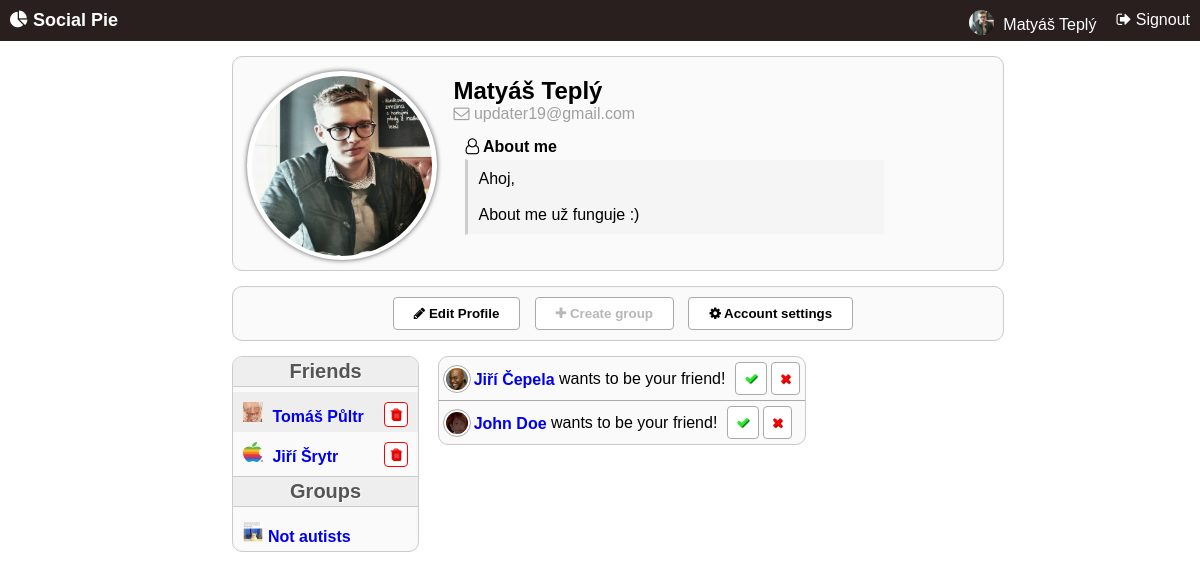
Page /network/index.php?usr=5 (signed in) on the committed database.
### tables this page shows
CREATE TABLE `users` (
  `id` int(11) NOT NULL,
  `uid` text NOT NULL,
  `first` text NOT NULL,
  `last` text NOT NULL,
  `img` text,
  `bio` text,
  `pwd` text NOT NULL,
  `em` text NOT NULL,
  `f_list` text,
  `f_req` text,
  `f_sent` text,
  `g_list` text
);

CREATE TABLE `groups` (
  `id` int(11) NOT NULL,
  `gid` text NOT NULL,
  `bio` text,
  `img` text,
  `members` text,
  `invites` text,
  `admins` text,
  `privacy` int(11) DEFAULT '0',
  `blocked` text
);

### network/db.inc.php (called while the page is built, shortened)
<?php
Class DBConnection {
	private static $instance = null;
	private function __construct() {
		$this->conn = mysqli_connect("localhost", "root", "", "network");
	}
	public static function getDB() {
		if(self::$instance == null)
			self::$instance = new self();
		return self::$instance->conn;
	}
}

### network/users.inc.php (called while the page is built, shortened)
<?php
require('classes/users.class.php');
function inc_getInfo($id, $opt) {
	$obj = new User;
	return $obj->getInfo($id, $opt);
}
function inc_getId($username) {
	$obj = new User;
	return $obj->getId($username);
}
function inc_showFriends($id, $opt) {
	$obj = new User;
	return $obj->showFriends($id, $opt);
}

### network/classes/users.class.php (the view, shortened to what this page needs)
<?php
include_once 'db.inc.php';
class User extends DBConnection {
	private $conn;
	function __construct() {
		$this->conn = DBConnection::getDB();
	}
	public function getInfo($id, $opt) {
		$stmnt = $this->conn->prepare("SELECT * FROM users WHERE id=?");
		$stmnt->bind_param("i", $id);
		$stmnt->execute();
		$results = $stmnt->get_result();
		$row = $results->fetch_assoc();
		if($opt == "img") {
			if($row['img'] != NULL)
				return $row['img'];
			else
				return "resources/imgs/user_def.png";
		}
		return $row[$opt];
	}
	public function getId($username) {
		$stmnt = $this->conn->prepare("SELECT * FROM users WHERE uid=?");
		$stmnt->bind_param("s", $username);
		$stmnt->execute();
		$results = $stmnt->get_result();
		$row = $results->fetch_assoc();
		return $row['id'];
	}
	public function getFriends($id, $opt) {
		$stmnt = $this->conn->prepare("SELECT * FROM users WHERE id=?");
		$stmnt->bind_param("i", $id);
		$stmnt->execute();
		$results = $stmnt->get_result();
		$row = $results->fetch_assoc();
		if($opt == "list") {
			$f_array = explode(",", $row['f_list']);
		}
		if($opt == "req") {
			if($row['f_req'] != NULL)
				$f_array = explode(",", $row['f_req']);
			else
				$f_array = array();
		}
		return $f_array;
	}
	public function showFriends($id, $opt) {
		if($opt == "list")
			$f_array = $this->getFriends($id, "list");
		else if($opt == "req")
			$f_array = $this->getFriends($id, "req");
		else
			exit("Wrong parameters!");
		foreach ($f_array as $f_id) {
			$stmnt = $this->conn->prepare("SELECT * FROM users WHERE id=?");
			$stmnt->bind_param("i", $f_id);
			$stmnt->execute();
			$results = $stmnt->get_result();
			$row = $results->fetch_assoc();
			if($opt == "list")
				if(empty($f_array[0])) {
					if($this->getInfo($id, "uid") == $_SESSION['netw_uid'])
						echo "<p style='margin: 10px;'>You have no friends.</p>";
					else
						echo "<p style='margin: 10px; color: #aaa; text-align: center;'>".$this->getInfo($id, "first")." has no friends.</p>";
				}
				else {
					echo "
					<div>
						<a href='index.php?usr=".$row['id']."'><img src='";
					if($row['img'] != NULL)
						echo $row['img'];
					else
						echo "resources/imgs/user_def.png";
					echo "'>
					"
						.$row['first']." ".$row['last']."</a>";
					if($id == $this->getId($_SESSION['netw_uid'])) {
						echo "
							<form style='display: inline-block;' class='f_remove_from' id='_r".$row['id']."'>
								<input type='hidden' id='f_remove_f_id_r".$row['id']."' value='".$row['id']."'>
								<button type='submit'><i class='fa fa-trash'></i></button>
							</form>
						";
					}
					echo "</div>";
				}
			if($opt == "req") {
				if(empty($f_array))
					echo "You have no friend requests!";
				else {
					echo
					"
					<div>
					<span id='span_".$row['id']."'>
						<form class='f_add_form' id='_".$row['id']."'>
							<span><a href='index.php?usr=".$row['id']."'><img src=";
								if($row['img'] != NULL)
									echo $row['img'];
								else
									echo "resources/imgs/user_def.png";
							echo "> ".$row['first']." ".$row['last']."</a> wants to be your friend!</span>
							<input type='hidden' value='".$row['id']."' id='f_add_f_id_".$row['id']."'>
							<input type='hidden' value='".$this->getId($_SESSION['netw_uid'])."' id='f_add_id_".$row['id']."'>
							<button type='submit' class='f_add_form_button' id='f_add_form_button_".$row['id']."'><i class='fa fa-check'></i></button>
						</form>
						<form class='f_decline_form' id='_".$row['id']."'>
							<input type='hidden' value='".$row['id']."' id='f_decline_f_id_".$row['id']."'>
							<input type='hidden' value='".$this->getId($_SESSION['netw_uid'])."' id='f_decline_id_".$row['id']."'>
							<button type='submit' class='f_decline_form_button' id='f_decline_form_button_".$row['id']."'><i class='fa fa-times'></i></button>
						</form>
					</span>
					</div>
					";
				}
			}
		}
	}
}

### network/pages/header.php
<header>
	<a href="index.php"><h1><i class="fa fa-pie-chart" aria-hidden="true"></i> Social Pie</h1></a>
	<ul>
		<?php if (!isset($_SESSION['netw_uid'])): ?>
			<li>
				<button>Sign in</button>
				<button>Signup</button>
			</li>
		<?php else: $id = inc_getId($_SESSION['netw_uid'])?>
			<li><p><a href=<?php echo "index.php?usr=".$id; ?>><img src=<?php echo inc_getInfo($id, "img"); ?>><span> <?php echo inc_getInfo($id, "first")." ".inc_getInfo($id, "last"); ?></span></a></p></li>
			<li><a href="users.inc.php?un_getUser"><i class="fa fa-sign-out"></i> Signout</a></li>
		<?php endif ?>
	</ul>
</header>

### network/pages/user.php (shortened to what this page needs)
<!DOCTYPE html>
<html>
<head>
	<link rel="stylesheet" type="text/css" href="CSS/user.css">
</head>
<body>
<div class="wrapper">
	<div class="container">
		<section id="user_main">
			<?php $img = inc_getInfo($_GET['usr'], "img"); ?>
			<div id="user_img_div">
				<div id="user_img_img" style='<?php echo "background-image: url(".$img.");"; ?>'>
				</div>
			</div>
			<ul>
				<li>
					<h1><?php echo inc_getInfo($_GET['usr'], "first")." ".inc_getInfo($_GET['usr'], "last"); ?></h1>
					<p id="user_email"><i class="fa fa-envelope-o"></i> <?php echo inc_getInfo($_GET['usr'], "em") ?></p>
				</li>
				<li>
					<b><i class="fa fa-user-o"></i> About me</b>
					<article>
						<p id="user_bio">
						 <?php
						 if(inc_getInfo($_GET['usr'], "bio") == NULL)
						 	echo "This user has no bio!";
						 else
						 	echo inc_getInfo($_GET['usr'], "bio");
						 ?>
						 </p>
					</article>
				</li>
			</ul>
		</section>
		<?php if ($_SESSION['netw_uid'] == inc_getInfo($_GET['usr'], "uid")): ?>
			<section id="user_toolbar">
				<button id="user_acc_edit"><i class="fa fa-pencil"></i> Edit Profile</button>
				<?php if (inc_checkMainAdmin(inc_getId($_SESSION['netw_uid'])) == true): ?>
					<button disabled="true" title="You already have a group"><i class="fa fa-plus"></i> Create group</button>
				<?php else: ?>
					<button id="group_create_bttn"><i class="fa fa-plus"></i> Create group</button>
				<?php endif ?>
				<button id="user_acc_settings"><i class="fa fa-cog"></i> Account settings</button>
			</section>
			<?php if (inc_checkMainAdmin(inc_getId($_SESSION['netw_uid'])) == false): ?>
				<section id="group_create_section">
					<h3>Create a group</h3>
					<form method="POST" action="groups.inc.php" enctype="multipart/form-data">
						<input type="hidden" name="admin" value=<?php echo inc_getId($_SESSION['netw_uid']); ?>>
						<b>Group name</b>
						<input type="text" name="gid">
						<b>Group bio (optional)</b>
						<textarea name="bio"></textarea>
						<b>Group picture (optional)</b>
						<input type="file" name="img">
						<b>Group privacy</b>
						<div>
							<input type="radio" name="privacy" value="0" checked="true">
							<span> - Public</span>
							<br>
							<input type="radio" name="privacy" value="1">
							<span> - Member invites only</span>
							<br>
							<input type="radio" name="privacy" value="2">
							<span> - Admin invites only</span>
						</div>
						<button type="submit" name="setGroup_subm" class="bttn-focus"><i class="fa fa-plus"></i> Create</button>
					</form>
				</section>
			<?php endif ?>
		<?php endif ?>
		<br>
		<section id="user_friends_list">
			<h2>Friends</h2>
			<span id="user_friends_list_span">
				<?php inc_showFriends($_GET['usr'], "list"); ?>
			</span>
			<h2 style="border-top: 1px solid #ccc;">Groups</h2>
			<span>
				<?php inc_showUserGroups($_GET['usr']); ?>
			</span>
		</section>
		<?php if ($_SESSION['netw_uid'] == inc_getInfo($_GET['usr'], "uid")): ?>
			<section style="display: inline-block; width: auto;" id="user_friends_requests">
				<?php inc_showFriends($_GET['usr'], "req"); ?>
			</section>
		<?php endif ?>
	</div>
</div>
</body>
</html>

### network/classes/groups.class.php (shortened to what this page needs)
<?php
include_once 'db.inc.php';
class Group extends DBConnection {
	private $conn;
	function __construct() {
		$this->conn = DBConnection::getDB();
	}
	public function getInfo($id, $opt) {
		$stmnt = $this->conn->prepare("SELECT * FROM users WHERE id=?");
		$stmnt->bind_param("i", $id);
		$stmnt->execute();
		$results = $stmnt->get_result();
		$row = $results->fetch_assoc();
		if($opt == "g_list")
			return explode(",", $row[$opt]);
		return $row[$opt];
	}
	public function getGroup($g_id, $opt) {
		$stmnt = $this->conn->prepare("SELECT * FROM groups WHERE id=?");
		$stmnt->bind_param("i", $g_id);
		$stmnt->execute();
		$results = $stmnt->get_result();
		$row = $results->fetch_assoc();
		if($opt == "img") {
			if($row['img'] == NULL)
				return "<i class='fa fa-users'></i> ";
			else
				return "<img src='".$row['img']."'>";
		}
		return $row[$opt];
	}
	public function checkMainAdmin($id) {
		$stmnt = $this->conn->prepare("SELECT * FROM groups");
		$stmnt->execute();
		$results = $stmnt->get_result();
		while($row = $results->fetch_assoc()) {
			if($row['admins'][0] == $id)
				return true;
		}
	}
	public function showUserGroups($id) {
		$u_groups_array = $this->getInfo($id, "g_list");
		foreach ($u_groups_array as $g_id) {
			echo "<a href='index.php?grp=".$g_id."'>".$this->getGroup($g_id, "img").$this->getGroup($g_id, "gid")."</a><br>";
		}
	}
}

### network/CSS/root.css (style rules this page uses)
* { margin: 0px; padding: 0px; font-family: helvetica; }
.wrapper { text-align: center; }
.container { text-align: left; display: inline-block; }
body { background-color: #fff; }
section { border: 1px solid #ccc; display: inline-block; margin: 15px; margin-left: 7px; margin-right: 7px; margin-top: 0px; padding: 10px; border-radius: 10px; overflow: hidden; background-color: #fafafa; vertical-align: top; box-shadow: inset 0px 0px 1px #eaeaea; text-align: left; }
section:first-child { margin-top: 15px; }
button { --alert-bg: #f91313; --alert-bg-active: #ce1616; --alert-border: #851414; --alert-shadow: #d83c3c; --focus-bg: #3375e0; --focus-bg-active: #2f65bc; --focus-border: #082656; --focus-shadow: #436db2; border: 1px solid #aaa; background-color: #fff; padding: 8px; padding-left: 20px; padding-right: 20px; font-weight: bold; border-radius: 4px; outline: 0; cursor: pointer; }
button[disabled] { cursor: default; }
header { background-color: #291F1E; color: #fff; padding: 10px; }
header a { color: #fff; text-decoration: none; vertical-align: middle; }
header a img { width: 25px; height: 25px; margin-right: 5px; border-radius: 50%; }
header a span { vertical-align: top; }
header h1 { font-size: 18px; display: inline-block; }
header ul { float: right; display: inline-block; list-style: none; }
header ul li { float: left; }
header p { margin-right: 20px; }
.fa-check { color: #21ed24; text-shadow: 1px 1px 1px darkgreen; }
.fa-times { color: red; text-shadow: 1px 1px 1px darkred; }

### rows in the picture
users: id+img (picture), inc_getInfo($id, "first") "Matyáš", inc_getInfo($id, "last") "Teplý", img (picture), first "Matyáš", last "Teplý", em "updater19@gmail.com", bio "Ahoj, About me už funguje :)", groups.img (picture), g_list.gid "Not autists"
users: img (picture), first "Tomáš", last "Půltr"
users: img (picture), first "Jiří", last "Šrytr"
users: img (picture), first "Jiří", last "Čepela"
users: img (placeholder picture), first "John", last "Doe"
